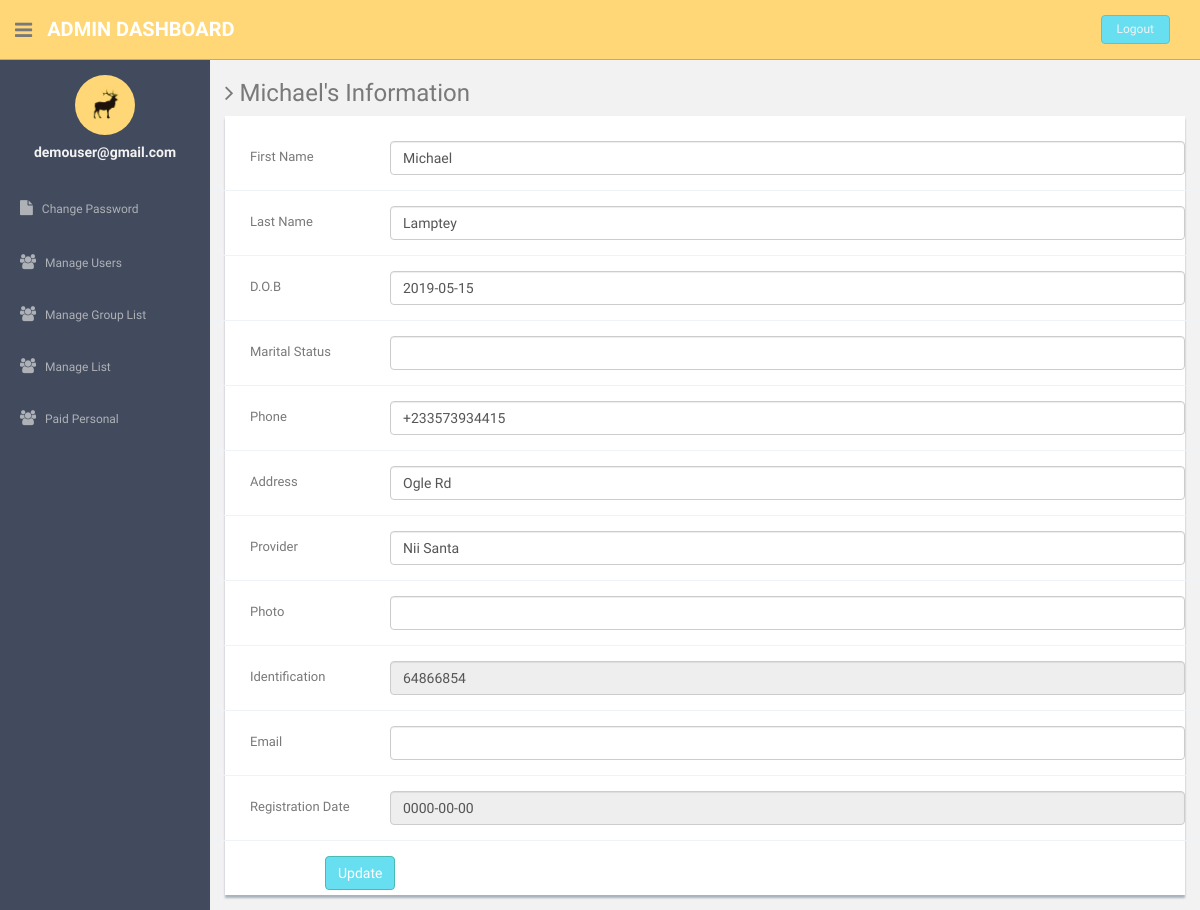
The app's page /admin/update-list.php (signed in) with its own data.
### tables this page shows
CREATE TABLE IF NOT EXISTS `list` (
  `id` int(11) NOT NULL,
  `First_name` text NOT NULL,
  `Last_name` text NOT NULL,
  `D.O.B` date NOT NULL,
  `Marital_status` text NOT NULL,
  `Phone` text NOT NULL,
  `Address` varchar(120) NOT NULL,
  `Provider` text NOT NULL,
  `Photo` varchar(30) NOT NULL,
  `Identification` varchar(30) NOT NULL,
  `Reg. Date` date NOT NULL,
  PRIMARY KEY (`id`)
);

### admin/update-list.php (the view, shortened to what this page needs)
<?php
include'dbconnection.php';
?>
<!DOCTYPE html>
<html lang="en">
  <head>
    <link href="assets/css/bootstrap.css" rel="stylesheet">
    <link href="assets/font-awesome/css/font-awesome.css" rel="stylesheet" />
    <link href="assets/css/style.css" rel="stylesheet">
    <link href="assets/css/style-responsive.css" rel="stylesheet">
  </head>
  <body>
  <section id="container" >
      <header class="header black-bg">
              <div class="sidebar-toggle-box">
                  <div class="fa fa-bars tooltips" data-placement="right" data-original-title="Toggle Navigation"></div>
              </div>
            <a href="#" class="logo"><b>Admin Dashboard</b></a>
            <div class="top-menu">
            	<ul class="nav pull-right top-menu">
                    <li><a class="logout" href="logout.php">Logout</a></li>
            	</ul>
            </div>
        </header>
      <aside>
          <div id="sidebar"  class="nav-collapse ">
              <ul class="sidebar-menu" id="nav-accordion">
              	  <p class="centered"><a href="#"><img src="assets/img/ui-sam.jpg" class="img-circle" width="60"></a></p>
              	  <h5 class="centered"><?php echo $_SESSION['login'];?></h5>
                  <li class="mt">
                      <a href="change-password.php">
                          <i class="fa fa-file"></i>
                          <span>Change Password</span>
                      </a>
                  </li>
                  <li class="sub-menu">
                      <a href="manage-users.php" >
                          <i class="fa fa-users"></i>
                          <span>Manage Users</span>
                      </a>
                  </li>
                  <li class="sub-menu">
                      <a href="manage-exempt.php">
                          <i class="fa fa-users"></i>
                          <span>Manage Group List</span>
                      </a>
                  </li>
                  <li class="sub-menu">
                      <a href="manage-list.php">
                          <i class="fa fa-users"></i>
                          <span>Manage List</span>
                      </a>
                  </li>
                  <li class="sub-menu">
                      <a href="paid-list.php">
                          <i class="fa fa-users"></i>
                          <span>Paid Personal</span>
                      </a>
                  </li>
              </ul>
          </div>
      </aside>
      <?php $ret=mysqli_query($con,"select * from list where id='".$_GET['uid']."'");
	  while($row=mysqli_fetch_array($ret))
	  {?>
      <section id="main-content">
          <section class="wrapper">
          	<h3><i class="fa fa-angle-right"></i> <?php echo $row['First_name'];?>'s Information</h3>
				<div class="row">
                  <div class="col-md-12">
                      <div class="content-panel">
                           <form class="form-horizontal style-form" name="form1" method="post" action="" onSubmit="return valid();">
                          <div class="form-group">
                              <label class="col-sm-2 col-sm-2 control-label" style="padding-left:40px;">First Name </label>
                              <div class="col-sm-10">
                                  <input type="text" class="form-control" name="fname" value="<?php echo $row['First_name'];?>" >
                              </div>
                          </div>
                              <div class="form-group">
                              <label class="col-sm-2 col-sm-2 control-label" style="padding-left:40px;">Last Name</label>
                              <div class="col-sm-10">
                                  <input type="text" class="form-control" name="lname" value="<?php echo $row['Last_name'];?>" >
                              </div>
                          </div>
                          <div class="form-group">
                              <label class="col-sm-2 col-sm-2 control-label" style="padding-left:40px;">D.O.B</label>
                              <div class="col-sm-10">
                                  <input type="text" class="form-control" name="dob" value="<?php echo $row['D.O.B'];?>" >
                              </div>
                          </div>
                          <div class="form-group">
                              <label class="col-sm-2 col-sm-2 control-label" style="padding-left:40px;">Marital Status</label>
                              <div class="col-sm-10">
                                  <input type="text" class="form-control" name="marital" value="<?php echo $row['Marital_status'];?>" >
                              </div>
                          </div>
                          <div class="form-group">
                              <label class="col-sm-2 col-sm-2 control-label" style="padding-left:40px;">Phone</label>
                              <div class="col-sm-10">
                                  <input type="text" class="form-control" name="phone" value="<?php echo $row['Phone'];?>" >
                              </div>
                          </div>
                          <div class="form-group">
                              <label class="col-sm-2 col-sm-2 control-label" style="padding-left:40px;">Address</label>
                              <div class="col-sm-10">
                                  <input type="text" class="form-control" name="raddress" value="<?php echo $row['Address'];?>" >
                              </div>
                          </div>
                          <div class="form-group">
                              <label class="col-sm-2 col-sm-2 control-label" style="padding-left:40px;">Provider</label>
                              <div class="col-sm-10">
                                  <input type="text" class="form-control" name="provider" value="<?php echo $row['Provider'];?>" >
                              </div>
                          </div>
                          <div class="form-group">
                              <label class="col-sm-2 col-sm-2 control-label" style="padding-left:40px;">Photo</label>
                              <div class="col-sm-10">
                                  <input type="text" class="form-control" name="photo" value="<?php echo $row['Photo'];?>" >
                              </div>
                          </div>
                              <div class="form-group">
                              <label class="col-sm-2 col-sm-2 control-label" style="padding-left:40px;">Identification</label>
                              <div class="col-sm-10">
                                  <input type="text" class="form-control" name="photo1" value="<?php echo $row['Identification'];?>" readonly >
                              </div>
                          </div>
                               <div class="form-group">
                              <label class="col-sm-2 col-sm-2 control-label" style="padding-left:40px;">Email </label>
                              <div class="col-sm-10">
                                  <input type="text" class="form-control" name="email" value="<?php echo $row['Email'];?>" >
                              </div>
                          </div>
                            <div class="form-group">
                              <label class="col-sm-2 col-sm-2 control-label" style="padding-left:40px;">Registration Date </label>
                              <div class="col-sm-10">
                                  <input type="text" class="form-control" name="" value="<?php echo $row['Reg. Date'];?>" readonly >
                              </div>
                          </div>
                          <div style="margin-left:100px;">
                          <input type="submit" name="Submit" value="Update" class="btn btn-theme"></div>
                          </form>
                      </div>
                  </div>
              </div>
		</section>
        <?php } ?>
      </section></section>
  </body>
</html>

### admin/assets/css/style.css (style rules this page uses)
body { color: #797979; background: #f2f2f2; font-family: 'Ruda', sans-serif; padding: 0px !important; margin: 0px !important; font-size:13px; }
ul li { list-style: none; }
a, a:hover, a:focus { text-decoration: none; outline: none; }
#container { width: 100%; height: 100%; }
.btn-theme { color: #fff; background-color: #68dff0; border-color: #48bcb4; }
.centered { text-align: center; }
.mt { margin-top: 25px; }
ul.top-menu > li > .logout { color: #f2f2f2; font-size: 12px; border-radius: 4px; -webkit-border-radius: 4px; border: 1px solid #64c3c2 !important; padding: 5px 15px; margin-right: 15px; background: #68dff0; margin-top: 15px; }
#sidebar { width: 210px; height: 100%; position: fixed; background: #424a5d; }
#sidebar h5 { color: #f2f2f2; font-weight: 700; }
#sidebar ul li { position: relative; }
ul.sidebar-menu , ul.sidebar-menu li ul.sub { margin: -2px 0 0; padding: 0; }
ul.sidebar-menu { margin-top: 75px; }
ul.sidebar-menu li { margin-bottom: 5px; margin-left:10px; margin-right:10px; }
ul.sidebar-menu li.sub-menu { line-height: 15px; }
ul.sidebar-menu li a span { display: inline-block; }
ul.sidebar-menu li a { color: #aeb2b7; text-decoration: none; display: block; padding: 15px 0 15px 10px; font-size: 12px; outline: none; -webkit-transition: all 0.3s ease; -moz-transition: all 0.3s ease; -o-transition: all 0.3s ease; -ms-transition: all 0.3s ease; transition: all 0.3s ease; }
ul.sidebar-menu li a i { font-size: 15px; padding-right: 6px; }
#main-content { margin-left: 210px; }
.header, .footer { min-height: 60px; padding: 0 15px; }
.header { position: fixed; left: 0; right: 0; z-index: 1002; }
.black-bg { background: #ffd777; border-bottom: 1px solid #c9aa5f; }
.wrapper { display: inline-block; margin-top: 60px; padding-left: 15px; padding-right: 15px; padding-bottom: 15px; padding-top: 0px; width: 100%; }
a.logo { font-size: 20px; color: #ffffff; float: left; margin-top: 15px; text-transform: uppercase; }
a.logo b { font-weight: 900; }
#top_menu .nav > li, ul.top-menu > li { float: left; }
ul.top-menu > li > a { color: #666666; font-size: 16px; border-radius: 4px; -webkit-border-radius: 4px; border:1px solid #666666 !important; padding: 2px 6px; margin-right: 15px; }
.sidebar-toggle-box { float: left; padding-right: 15px; margin-top: 20px; }
.sidebar-toggle-box .fa-bars { cursor: pointer; display: inline-block; font-size: 20px; }
.content-panel { background: #ffffff; box-shadow: 0px 3px 2px #aab2bd; padding-top: 15px; padding-bottom: 5px; }
label { font-weight: 400; }
.form-horizontal.style-form .form-group { border-bottom: 1px solid #eff2f7; padding-bottom: 15px; margin-bottom: 15px; }
@media (min-width: 768px) { .form-horizontal .control-label { text-align: left; } }

### records on screen
list: First_name "Michael", fname "Michael", lname "Lamptey", dob "2019-05-15", phone "+233573934415", raddress "Ogle Rd", provider "Nii Santa", photo1 "64866854", value "0000-00-00"

### other values on screen
$_SESSION['login'] "demouser@gmail.com"
